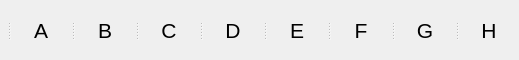
     <widget class="QSplitter" name="splitter_9">
      <property name="orientation">
       <enum>Qt::Horizontal</enum>
      </property>
      <widget class="QLabel" name="label_81">
       <property name="text">
        <string/>
       </property>
      </widget>
      <widget class="QLabel" name="label">
       <property name="minimumSize">
        <size>
         <width>60</width>
         <height>60</height>
        </size>
       </property>
       <property name="maximumSize">
        <size>
         <width>60</width>
         <height>60</height>
        </size>
       </property>
       <property name="baseSize">
        <size>
         <width>60</width>
         <height>60</height>
        </size>
       </property>
       <property name="font">
        <font>
         <family>Arial</family>
         <pointsize>16</pointsize>
        </font>
       </property>
       <property name="layoutDirection">
        <enum>Qt::LeftToRight</enum>
       </property>
       <property name="text">
        <string>A</string>
       </property>
       <property name="alignment">
        <set>Qt::AlignCenter</set>
       </property>
      </widget>
      <widget class="QLabel" name="label_12">
       <property name="minimumSize">
        <size>
         <width>60</width>
         <height>60</height>
        </size>
       </property>
       <property name="maximumSize">
        <size>
         <width>60</width>
         <height>60</height>
        </size>
       </property>
       <property name="baseSize">
        <size>
         <width>60</width>
         <height>60</height>
        </size>
       </property>
       <property name="font">
        <font>
         <family>Arial</family>
         <pointsize>16</pointsize>
        </font>
       </property>
       <property name="layoutDirection">
        <enum>Qt::LeftToRight</enum>
       </property>
       <property name="text">
        <string>B</string>
       </property>
       <property name="alignment">
        <set>Qt::AlignCenter</set>
       </property>
      </widget>
      <widget class="QLabel" name="label_21">
       <property name="minimumSize">
        <size>
         <width>60</width>
         <height>60</height>
        </size>
       </property>
       <property name="maximumSize">
        <size>
         <width>60</width>
         <height>60</height>
        </size>
       </property>
       <property name="baseSize">
        <size>
         <width>60</width>
         <height>60</height>
        </size>
       </property>
       <property name="font">
        <font>
         <family>Arial</family>
         <pointsize>16</pointsize>
        </font>
       </property>
       <property name="layoutDirection">
        <enum>Qt::LeftToRight</enum>
       </property>
       <property name="text">
        <string>C</string>
       </property>
       <property name="alignment">
        <set>Qt::AlignCenter</set>
       </property>
      </widget>
      <widget class="QLabel" name="label_30">
       <property name="minimumSize">
        <size>
         <width>60</width>
         <height>60</height>
        </size>
       </property>
       <property name="maximumSize">
        <size>
         <width>60</width>
         <height>60</height>
        </size>
       </property>
       <property name="baseSize">
        <size>
         <width>60</width>
         <height>60</height>
        </size>
       </property>
       <property name="font">
        <font>
         <family>Arial</family>
         <pointsize>16</pointsize>
        </font>
       </property>
       <property name="layoutDirection">
        <enum>Qt::LeftToRight</enum>
       </property>
       <property name="text">
        <string>D</string>
       </property>
       <property name="alignment">
        <set>Qt::AlignCenter</set>
       </property>
      </widget>
      <widget class="QLabel" name="label_39">
       <property name="minimumSize">
        <size>
         <width>60</width>
         <height>60</height>
        </size>
       </property>
       <property name="maximumSize">
        <size>
         <width>60</width>
         <height>60</height>
        </size>
       </property>
       <property name="baseSize">
        <size>
         <width>60</width>
         <height>60</height>
        </size>
       </property>
       <property name="font">
        <font>
         <family>Arial</family>
         <pointsize>16</pointsize>
        </font>
       </property>
       <property name="layoutDirection">
        <enum>Qt::LeftToRight</enum>
       </property>
       <property name="text">
        <string>E</string>
       </property>
       <property name="alignment">
        <set>Qt::AlignCenter</set>
       </property>
      </widget>
      <widget class="QLabel" name="label_48">
       <property name="minimumSize">
        <size>
         <width>60</width>
         <height>60</height>
        </size>
       </property>
       <property name="maximumSize">
        <size>
         <width>60</width>
         <height>60</height>
        </size>
       </property>
       <property name="baseSize">
        <size>
         <width>60</width>
         <height>60</height>
        </size>
       </property>
       <property name="font">
        <font>
         <family>Arial</family>
         <pointsize>16</pointsize>
        </font>
       </property>
       <property name="layoutDirection">
        <enum>Qt::LeftToRight</enum>
       </property>
       <property name="text">
        <string>F</string>
       </property>
       <property name="alignment">
        <set>Qt::AlignCenter</set>
       </property>
      </widget>
      <widget class="QLabel" name="label_57">
       <property name="minimumSize">
        <size>
         <width>60</width>
         <height>60</height>
        </size>
       </property>
       <property name="maximumSize">
        <size>
         <width>60</width>
         <height>60</height>
        </size>
       </property>
       <property name="baseSize">
        <size>
         <width>60</width>
         <height>60</height>
        </size>
       </property>
       <property name="font">
        <font>
         <family>Arial</family>
         <pointsize>16</pointsize>
        </font>
       </property>
       <property name="layoutDirection">
        <enum>Qt::LeftToRight</enum>
       </property>
       <property name="text">
        <string>G</string>
       </property>
       <property name="alignment">
        <set>Qt::AlignCenter</set>
       </property>
      </widget>
      <widget class="QLabel" name="label_66">
       <property name="minimumSize">
        <size>
         <width>60</width>
         <height>60</height>
        </size>
       </property>
       <property name="maximumSize">
        <size>
         <width>60</width>
         <height>60</height>
        </size>
       </property>
       <property name="baseSize">
        <size>
         <width>60</width>
         <height>60</height>
        </size>
       </property>
       <property name="font">
        <font>
         <family>Arial</family>
         <pointsize>16</pointsize>
        </font>
       </property>
       <property name="layoutDirection">
        <enum>Qt::LeftToRight</enum>
       </property>
       <property name="text">
        <string>H</string>
       </property>
       <property name="alignment">
        <set>Qt::AlignCenter</set>
       </property>
      </widget>
     </widget>
